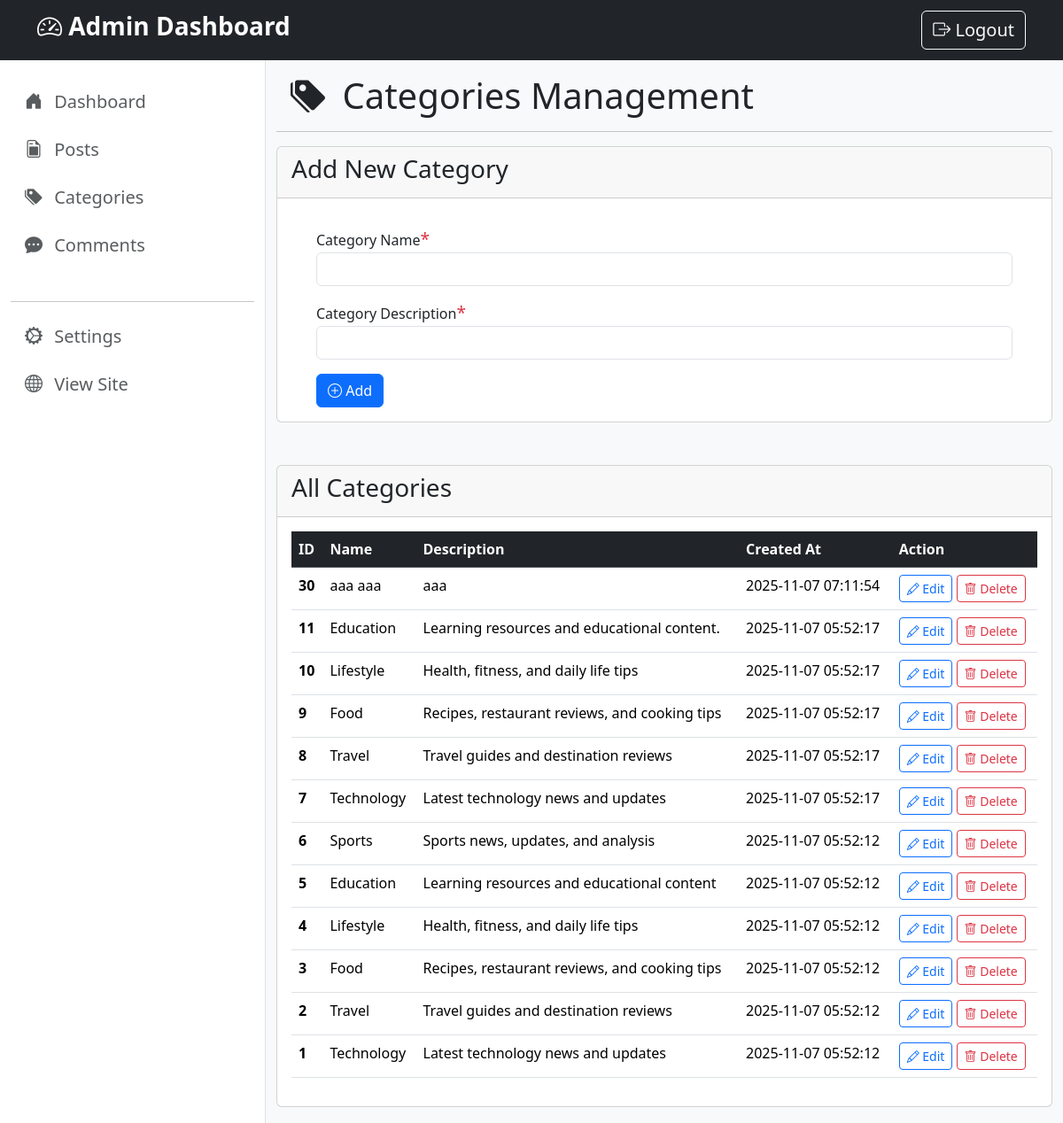
Screenshot of /admin/categories/index.php with the database file from the repository.
### tables this page shows
CREATE TABLE `categories` (
  `id` int(11) NOT NULL,
  `name` varchar(255) NOT NULL,
  `description` text NOT NULL,
  `created_at` timestamp NOT NULL DEFAULT current_timestamp()
);

### admin/categories/index.php (the view, shortened to what this page needs)
<?php
include("../includes/header.php");
include("../../config/database.php");
$pageTitle = "Categories | Page";
?>
<div class="container-fluid" style="height: 100vh;">
    <div class="row">
        <?php include("../includes/sidebar.php"); ?>
        <div class="col  bg-light " style="height: 150vh;">
            <h1 class="m-3"><i class="bi bi-tags-fill me-2"></i> Categories Management</h1>
            <hr>
            <div class="card">
                <div class="card-header">
                    <h3>Add New Category </h3>
                </div>
                <div class="card-body">
                    <form action="" method="post">
                        <div class="container">
                            <div class="item m-3">
                                <label for="name">Category Name<span class="text-danger"
                                        style="font-size: 1.2rem;">*</span></label>
                                <input type="text" class=" form-control w-100" name="name" id="">
                            </div>
                            <div class="item m-3">
                                <label for="name">Category Description<span class="text-danger"
                                        style="font-size: 1.2rem;">*</span></label>
                                <input type="text" class=" form-control" name="description" id="">
                            </div>
                            <button type="submit" class="btn btn-primary ms-3"><i class="bi bi-plus-circle"></i>
                                Add</button>
                        </div>
                    </form>
                </div>
            </div>
            <?php
            $query = 'SELECT * FROM `categories` ORDER BY id DESC';
            $stmt = $conn->prepare($query);
            $stmt->execute();
            $result = $stmt->fetchAll(PDO::FETCH_ASSOC);
            ?>
            <div class="card mt-5">
                <div class="card-header">
                    <h3>All Categories</h3>
                </div>
                <div class="card-body">
                    <?php
                    if ($result) {
                    ?>
                        <table class="table table-hover">
                            <thead>
                                <tr class="table-dark">
                                    <th scope="col">ID</th>
                                    <th scope="col">Name</th>
                                    <th scope="col">Description</th>
                                    <th scope="col">Created At</th>
                                    <th scope="col">Action</th>
                                </tr>
                            </thead>
                            <tbody>
                                <?php
                                foreach ($result as $row) {
                                ?>
                                    <tr>
                                        <th scope="row"><?= htmlspecialchars($row["id"]) ?></th>
                                        <td><?= htmlspecialchars($row["name"]) ?></td>
                                        <td><?= htmlspecialchars($row["description"]) ?></td>
                                        <td><?= htmlspecialchars($row["created_at"]) ?></td>
                                        <td>
                                            <a href="./edit.php?id=<?= intval($row["id"]) ?>&name=<?= urlencode($row['name']) ?>"
                                                class="btn btn-outline-primary btn-sm" title="Edit Category">
                                                <i class="bi bi-pencil"></i> Edit
                                            </a>
                                            <a href="./delete.php?id=<?= intval($row["id"]) ?>"
                                                class="btn btn-outline-danger btn-sm" title="Delete Category">
                                                <i class="bi bi-trash"></i> Delete
                                            </a>
                                        </td>
                                    </tr>
                            <?php }
                            } else {
                                echo '<div class="alert alert-warning alert-dismissible fade show" role="alert">
  <strong>Ohh!</strong> No Data Yet.
  <button type="button" class="btn-close" data-bs-dismiss="alert" aria-label="Close"></button>
</div>';
                            } ?>
                            </tbody>
                        </table>
                </div>
            </div>
        </div>
    </div>
</div>
<?php include("../includes/footer.php") ?>

### admin/includes/header.php (shortened to what this page needs)
<!doctype html>
<html lang="en">
<head>
    <link rel="stylesheet" href="https://cdn.jsdelivr.net/npm/bootstrap-icons@1.13.1/font/bootstrap-icons.min.css">
    <link href="https://cdn.jsdelivr.net/npm/bootstrap@5.3.8/dist/css/bootstrap.min.css" rel="stylesheet">
</head>
<body>
    <nav class="navbar bg-dark navbar-dark">
        <div class="container">
            <a class="navbar-brand" href="#">
                <h3 class="fw-bold"><i class="bi bi-speedometer2"></i> Admin Dashboard </h3>
            </a>
            <a href="#" class="btn btn-outline-light fs-5"><i class="bi bi-box-arrow-right"></i> Logout</a>
        </div>
    </nav>

### admin/includes/sidebar.php
<div class="col-12  col-md-4 col-lg-3 sidebar   bg-white border-end min-vh-100">
    <div class="position-sticky pt-4" style="top: 0;">
        <ul class="nav flex-column fs-5">
            <li class="nav-item mb-2">
                <a class='nav-link <?php echo $pageTitle == "dashboard" ? " ms-3 text-primary" : "text-muted" ?>'
                    aria-current="page" href="<?php echo $pageTitle == "dashboard" ? "#" : "./index.php"; ?>">
                    <i class=" bi bi-house-door-fill me-2"></i> Dashboard
                </a>
            </li>
            <li class="nav-item mb-2">
                <a class="nav-link  <?php echo $pageTitle == "posts" ? "ms-3 text-primary" : "text-muted" ?> "
                    href="./posts/index.php">
                    <i class="bi bi-file-earmark-post me-2"></i> Posts
                </a>
            </li>
            <li class="nav-item mb-2">
                <a class="nav-link <?php echo $pageTitle == "categories" ? "ms-3 text-primary" : "text-muted" ?>  "
                    href="./categories/index.php">
                    <i class="bi bi-tags-fill me-2"></i> Categories
                </a>
            </li>
            <li class="nav-item mb-4">
                <a class="nav-link <?php echo $pageTitle == "Comments Management" ? "ms-3 text-primary" : "text-muted" ?>"
                    href="./comments/index.php">
                    <i class="bi bi-chat-dots-fill me-2"></i> Comments
                </a>
            </li>
        </ul>
        <hr>
        <ul class="nav flex-column fs-5">
            <li class="nav-item mb-2">
                <a class="nav-link text-muted" href="#">
                    <i class="bi bi-gear-wide-connected me-2"></i> Settings
                </a>
            </li>
            <li class="nav-item">
                <a class="nav-link text-muted" href="#">
                    <i class="bi bi-globe me-2"></i> View Site
                </a>
            </li>
        </ul>
    </div>
</div>

### admin/includes/footer.php (shortened to what this page needs)
  </body>
</html>

### rows the page displays
categories: id "30", name "aaa aaa", description "aaa", created_at "2025-11-07 07:11:54"
categories: id "11", name "Education", description "Learning resources and educational content.", created_at "2025-11-07 05:52:17"
categories: id "10", name "Lifestyle", description "Health, fitness, and daily life tips", created_at "2025-11-07 05:52:17"
categories: id "9", name "Food", description "Recipes, restaurant reviews, and cooking tips", created_at "2025-11-07 05:52:17"
categories: id "8", name "Travel", description "Travel guides and destination reviews", created_at "2025-11-07 05:52:17"
categories: id "7", name "Technology", description "Latest technology news and updates", created_at "2025-11-07 05:52:17"
categories: id "6", name "Sports", description "Sports news, updates, and analysis", created_at "2025-11-07 05:52:12"
categories: id "5", name "Education", description "Learning resources and educational content", created_at "2025-11-07 05:52:12"
categories: id "4", name "Lifestyle", description "Health, fitness, and daily life tips", created_at "2025-11-07 05:52:12"
categories: id "3", name "Food", description "Recipes, restaurant reviews, and cooking tips", created_at "2025-11-07 05:52:12"
categories: id "2", name "Travel", description "Travel guides and destination reviews", created_at "2025-11-07 05:52:12"
categories: id "1", name "Technology", description "Latest technology news and updates", created_at "2025-11-07 05:52:12"
